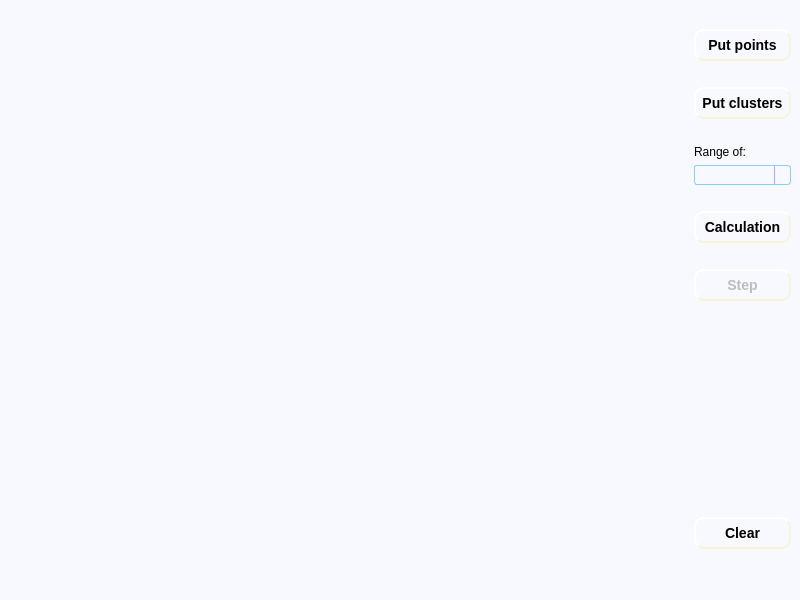
<?xml version="1.0" encoding="UTF-8"?>
<ui version="4.0">
 <class>MainWindow</class>
 <widget class="QMainWindow" name="MainWindow">
  <property name="geometry">
   <rect>
    <x>0</x>
    <y>0</y>
    <width>800</width>
    <height>600</height>
   </rect>
  </property>
  <property name="windowTitle">
   <string>MainWindow</string>
  </property>
  <property name="styleSheet">
   <string notr="true">QWidget{
	background-color: #F8F8FF;
}


QPushButton{
    background-color: qlineargradient(x1: 0, y1: 0, x2: 0, y2: 1,
                                 stop: 0 #9FDEFF, stop: 0.4 #87CEFA,
                                 stop: 0.5 #97CEFF, stop: 1.0 #FFCEFA);
    border-style: outset;
    border-width: 2px;
    border-radius: 10px;
    border-color: beige;
    font: bold 14px;
    min-width: 5em;
    padding: 6px;
}
QPushButton:pressed {
    background-color: qlineargradient(x1: 0, y1: 0, x2: 0, y2: 1,
                                stop: 0 #5C94B9, stop: 0.4 #4682B4,
                                stop: 0.5 #4C86B8, stop: 1.0 #58A3C7);
    border-style: inset;
}

QComboBox {
    border: 1px solid #87CEFA;
    border-radius: 3px;
    padding: 1px 18px 1px 3px;
    min-width: 6em;
}

QComboBox:editable {
    background: white;
}

QComboBox:!editable, QComboBox::drop-down:editable {
     background: qlineargradient(x1: 0, y1: 0, x2: 0, y2: 1,
                                 stop: 0 #9FDEFF, stop: 0.4 #87CEFA,
                                 stop: 0.5 #97CEFF, stop: 1.0 #FFCEFA);
}


QComboBox:!editable:on, QComboBox::drop-down:editable:on {
    background: qlineargradient(x1: 0, y1: 0, x2: 0, y2: 1,
                                stop: 0 #5C94B9, stop: 0.4 #4682B4,
                                stop: 0.5 #4C86B8, stop: 1.0 #58A3C7);
}

QComboBox:on {
    padding-top: 3px;
    padding-left: 4px;
}

QComboBox::drop-down {
    subcontrol-origin: padding;
    subcontrol-position: top right;
    width: 15px;

    border-left-width: 1px;
    border-left-color: #AAAAFF;
    border-left-style: solid;
    border-top-right-radius: 3px;
    border-bottom-right-radius: 3px;
}</string>
  </property>
  <widget class="QWidget" name="centralwidget">
   <layout class="QHBoxLayout" name="horizontalLayout_2">
    <item>
     <layout class="QVBoxLayout" name="layout">
      <item>
       <spacer name="horizontalSpacer">
        <property name="orientation">
         <enum>Qt::Horizontal</enum>
        </property>
        <property name="sizeHint" stdset="0">
         <size>
          <width>40</width>
          <height>20</height>
         </size>
        </property>
       </spacer>
      </item>
     </layout>
    </item>
    <item>
     <layout class="QHBoxLayout" name="horizontalLayout">
      <item>
       <layout class="QVBoxLayout" name="verticalLayout_2">
        <item>
         <spacer name="verticalSpacer_3">
          <property name="orientation">
           <enum>Qt::Vertical</enum>
          </property>
          <property name="sizeType">
           <enum>QSizePolicy::Fixed</enum>
          </property>
          <property name="sizeHint" stdset="0">
           <size>
            <width>20</width>
            <height>20</height>
           </size>
          </property>
         </spacer>
        </item>
        <item>
         <widget class="QPushButton" name="put_points">
          <property name="text">
           <string>Put points</string>
          </property>
         </widget>
        </item>
        <item>
         <spacer name="verticalSpacer_4">
          <property name="orientation">
           <enum>Qt::Vertical</enum>
          </property>
          <property name="sizeType">
           <enum>QSizePolicy::Fixed</enum>
          </property>
          <property name="sizeHint" stdset="0">
           <size>
            <width>20</width>
            <height>20</height>
           </size>
          </property>
         </spacer>
        </item>
        <item>
         <widget class="QPushButton" name="put_clusters">
          <property name="text">
           <string>Put clusters</string>
          </property>
         </widget>
        </item>
        <item>
         <spacer name="verticalSpacer_5">
          <property name="orientation">
           <enum>Qt::Vertical</enum>
          </property>
          <property name="sizeType">
           <enum>QSizePolicy::Fixed</enum>
          </property>
          <property name="sizeHint" stdset="0">
           <size>
            <width>20</width>
            <height>20</height>
           </size>
          </property>
         </spacer>
        </item>
        <item>
         <widget class="QLabel" name="label">
          <property name="styleSheet">
           <string notr="true">background-color: #F8F8FF;</string>
          </property>
          <property name="text">
           <string>Range of:</string>
          </property>
         </widget>
        </item>
        <item>
         <widget class="QComboBox" name="comboBox"/>
        </item>
        <item>
         <spacer name="verticalSpacer_7">
          <property name="orientation">
           <enum>Qt::Vertical</enum>
          </property>
          <property name="sizeType">
           <enum>QSizePolicy::Fixed</enum>
          </property>
          <property name="sizeHint" stdset="0">
           <size>
            <width>20</width>
            <height>20</height>
           </size>
          </property>
         </spacer>
        </item>
        <item>
         <widget class="QPushButton" name="calculation">
          <property name="enabled">
           <bool>true</bool>
          </property>
          <property name="text">
           <string>Calculation</string>
          </property>
         </widget>
        </item>
        <item>
         <spacer name="verticalSpacer_6">
          <property name="orientation">
           <enum>Qt::Vertical</enum>
          </property>
          <property name="sizeType">
           <enum>QSizePolicy::Fixed</enum>
          </property>
          <property name="sizeHint" stdset="0">
           <size>
            <width>20</width>
            <height>20</height>
           </size>
          </property>
         </spacer>
        </item>
        <item>
         <widget class="QPushButton" name="step">
          <property name="enabled">
           <bool>false</bool>
          </property>
          <property name="text">
           <string>Step</string>
          </property>
         </widget>
        </item>
        <item>
         <spacer name="verticalSpacer_2">
          <property name="orientation">
           <enum>Qt::Vertical</enum>
          </property>
          <property name="sizeHint" stdset="0">
           <size>
            <width>20</width>
            <height>40</height>
           </size>
          </property>
         </spacer>
        </item>
        <item>
         <widget class="QPushButton" name="clear">
          <property name="text">
           <string>Clear</string>
          </property>
         </widget>
        </item>
        <item>
         <spacer name="verticalSpacer">
          <property name="orientation">
           <enum>Qt::Vertical</enum>
          </property>
          <property name="sizeType">
           <enum>QSizePolicy::Fixed</enum>
          </property>
          <property name="sizeHint" stdset="0">
           <size>
            <width>10</width>
            <height>20</height>
           </size>
          </property>
         </spacer>
        </item>
       </layout>
      </item>
     </layout>
    </item>
   </layout>
  </widget>
  <widget class="QMenuBar" name="menubar">
   <property name="geometry">
    <rect>
     <x>0</x>
     <y>0</y>
     <width>800</width>
     <height>26</height>
    </rect>
   </property>
  </widget>
  <widget class="QStatusBar" name="statusbar"/>
 </widget>
 <resources/>
 <connections/>
</ui>
